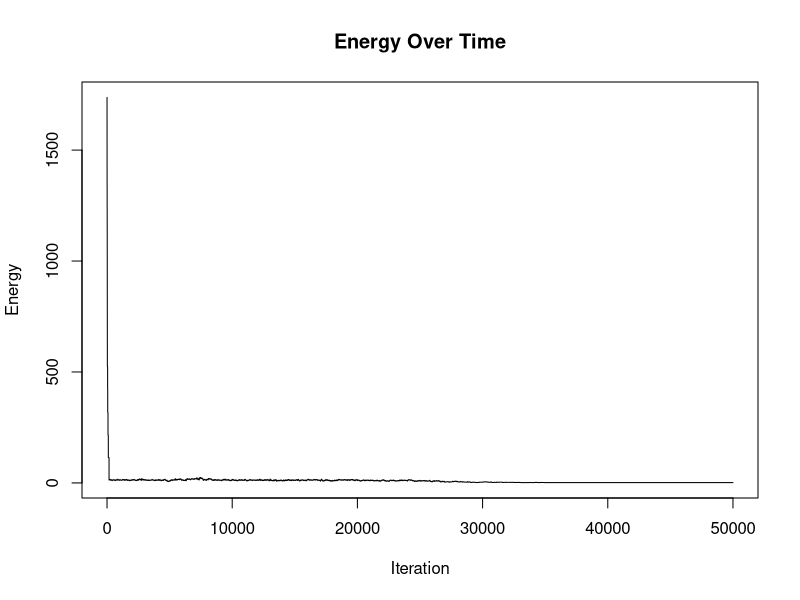

Write the R code that produced this figure.
##----------------------------------------------------------------------
## EVERYTHING YOU NEED TO CHANGE IS IN THIS SECTION OR THE FINAL SECTION

# Number of doctors available
ndoctors <- 7

# Number of nurses
nnurses <- 10

# Number of days in the schedule
ndays <- 7

# Number of staff present for each shift (must have same # of shifts)
# e.g., c(2, 3, 3) has three shifts with 2, 3, 3 people respectively
doctorstaffing <- c(2, 2, 2)
nursestaffing <- c(3, 3, 3)

# Penalties for violating each of six constraints
penalties <- c(100, 100, 0.5, 5, 1, 2)

# Number of iterations
niter <- 50000

# Sigmoid cooling schedule
coolingschedule <- function(i, n) {
  steepness <- 12  # controls steepness of the sigmoid curve
  midpoint <- n / 2  # roughly the iteration where temperature is halfway
  return(1 / (1 + exp(steepness * (i - midpoint) / n)))
}

## END OF PARAMETER SECTION
##----------------------------------------------------------------------

# Calculate indices for doctors and nurses
doctorindices <- c(1, cumsum(doctorstaffing) + 1)
nurseindices <- c(1, cumsum(nursestaffing) + 1)
nshifts <- length(doctorstaffing)

# Function to calculate the "energy" (total cost of violations)
get_energy <- function(doctorsunwrapped, nursesunwrapped, penalties) {
  return(get_energy_sub(doctorsunwrapped, penalties) +
           get_energy_sub(nursesunwrapped, penalties))
}

# Energy calculation for doctors and nurses
get_energy_sub <- function(subsched, penalties) {
  energy <- 0
  totshift <- rep(0, dim(subsched)[1])
  for (i in 1:dim(subsched)[1]) {
    totshift[i] <- sum(subsched[i, , ])
    lastshift <- subsched[i, ndays, nshifts]
    prevoff <- all(subsched[i, ndays, ] == FALSE)
    daysoff <- 0
    twoinarow <- 1
    if (lastshift == 1) {
      lastshift <- lastshift + subsched[i, ndays, nshifts - 1]
    }
    for (j in 1:ndays) {
      if (all(subsched[i, j, ] == FALSE)) {
        daysoff <- daysoff + 1
        if (prevoff) {
          twoinarow <- 0
        }
        prevoff <- TRUE
      } else {
        if (!prevoff && j == 2) {
          energy <- energy + penalties[5]
        }
        prevoff <- FALSE
      }
      if (subsched[i, j, 1] == 1) {
        lastshift <- lastshift + 1
        if (lastshift > 1) {
          energy <- energy + penalties[4]
        }
        if (lastshift > 2) {
          energy <- energy + penalties[1]
        }
      } else {
        lastshift <- 0
      }
      for (k in 2:nshifts) {
        if (subsched[i, j, k] == 1) {
          lastshift <- lastshift + 1
          if (lastshift > 2) {
            energy <- energy + penalties[1]
          }
        } else {
          lastshift <- 0
        }
      }
    }
    energy <- energy + twoinarow * penalties[3] + (daysoff < 2) * penalties[2]
  }
  energy <- energy + penalties[6] * sd(totshift)
  return(energy)
}

# Initial schedules
totalspots <- ndays * sum(doctorstaffing)
initialloop <- rep(1:ndoctors, ceiling(totalspots / ndoctors))
doctorschedule <- matrix(initialloop[1:totalspots], nrow = sum(doctorstaffing), ncol = ndays)
totalspots <- ndays * sum(nursestaffing)
initialloop <- rep(1:nnurses, ceiling(totalspots / nnurses))
nurseschedule <- matrix(initialloop[1:totalspots], nrow = sum(nursestaffing), ncol = ndays)

# Unwrapped schedules for each worker
doctorsunwrapped <- array(0, c(ndoctors, ndays, nshifts))
for (i in 1:ndays) {
  for (j in 1:nshifts) {
    for (k in doctorindices[j]:(doctorindices[j + 1] - 1)) {
      doctorsunwrapped[doctorschedule[k, i], i, j] <- 1
    }
  }
}

nursesunwrapped <- array(0, c(nnurses, ndays, nshifts))
for (i in 1:ndays) {
  for (j in 1:nshifts) {
    for (k in nurseindices[j]:(nurseindices[j + 1] - 1)) {
      nursesunwrapped[nurseschedule[k, i], i, j] <- 1
    }
  }
}

# Starting energy
energy <- rep(0, niter)
energy[1] <- get_energy(doctorsunwrapped, nursesunwrapped, penalties)

# Gibbs sampler with sigmoid cooling schedule
for (i in 2:niter) {
  temperature <- coolingschedule(i, niter)
  
  if (runif(1) < 0.5) {
    prop <- doctorschedule
    posx <- sample(1:sum(doctorstaffing), 1)
    posy <- sample(1:ndays, 1)
    available <- 1:ndoctors
    myblock <- min(which(doctorindices > posx)) - 1
    for (j in doctorindices[myblock]:(doctorindices[myblock + 1] - 1)) {
      if (j != posx) {
        available <- setdiff(available, doctorschedule[j, posy])
      }
    }
    prop[posx, posy] <- sample(available, 1)
    propunwrapped <- doctorsunwrapped
    propunwrapped[doctorschedule[posx, posy], posy, myblock] <- 0
    propunwrapped[prop[posx, posy], posy, myblock] <- 1
    new_energy <- get_energy(propunwrapped, nursesunwrapped, penalties)
    if (runif(1) < exp((energy[i - 1] - new_energy) / temperature)) {
      energy[i] <- new_energy
      doctorschedule <- prop
      doctorsunwrapped <- propunwrapped
    } else {
      energy[i] <- energy[i - 1]
    }
  } else {
    prop <- nurseschedule
    posx <- sample(1:sum(nursestaffing), 1)
    posy <- sample(1:ndays, 1)
    available <- 1:nnurses
    myblock <- min(which(nurseindices > posx)) - 1
    for (j in nurseindices[myblock]:(nurseindices[myblock + 1] - 1)) {
      if (j != posx) {
        available <- setdiff(available, nurseschedule[j, posy])
      }
    }
    prop[posx, posy] <- sample(available, 1)
    propunwrapped <- nursesunwrapped
    propunwrapped[nurseschedule[posx, posy], posy, myblock] <- 0
    propunwrapped[prop[posx, posy], posy, myblock] <- 1
    new_energy <- get_energy(doctorsunwrapped, propunwrapped, penalties)
    if (runif(1) < exp((energy[i - 1] - new_energy) / temperature)) {
      energy[i] <- new_energy
      nurseschedule <- prop
      nursesunwrapped <- propunwrapped
    } else {
      energy[i] <- energy[i - 1]
    }
  }
}

##----------------------------------------------------------------------
## EVERYTHING YOU NEED TO CHANGE IS IN THIS SECTION OR THE FIRST SECTION

# Plotting the energy over time
plot(energy, type = "l", main = "Energy Over Time", xlab = "Iteration", ylab = "Energy")

# Lowest energy achieved
cat("Lowest Energy:", min(energy), "\n")

# Final schedules for doctors and nurses
print("Final Doctors Schedule:")
print(doctorschedule)
print("Final Nurses Schedule:")
print(nurseschedule)

# Example: Doctor 3's unwrapped schedule
print("Doctor 3's Schedule:")
print(doctorsunwrapped[3, , ])

## END OF FINAL SECTION
##----------------------------------------------------------------------
